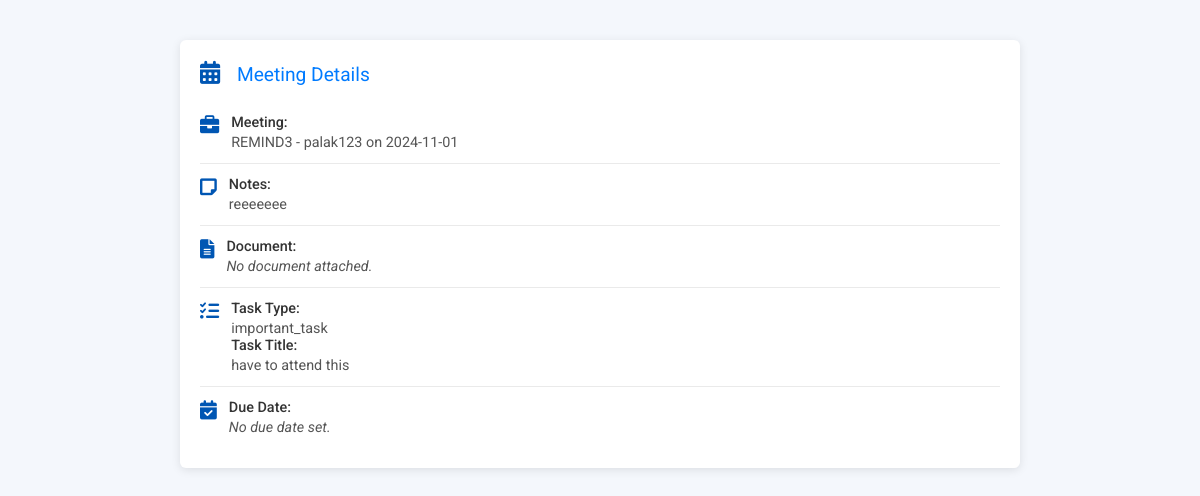
Page /meet/detail/1/ on the earlier database version.
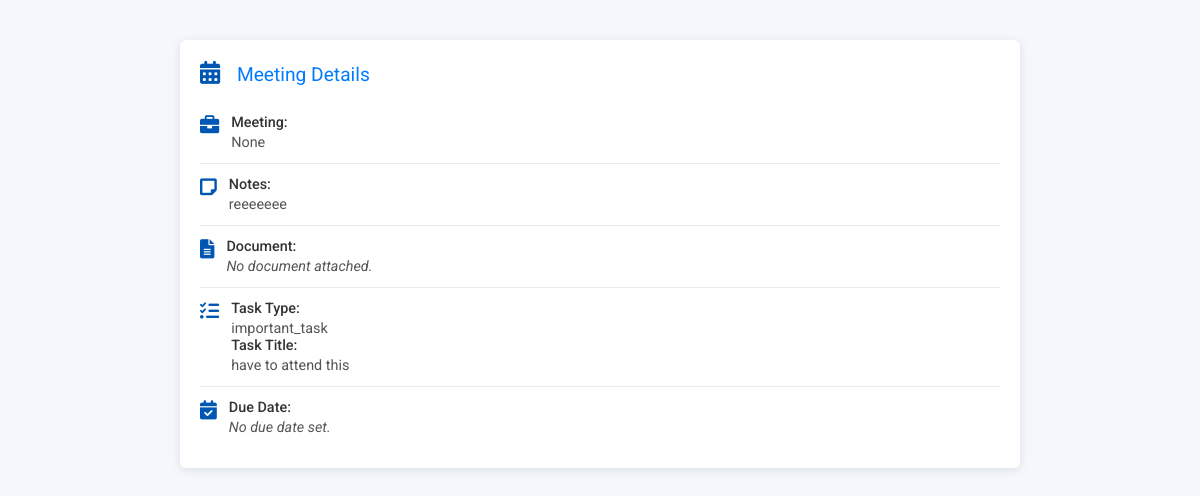
Same page on the later database version.
### meet/models.py (models this page shows)
class Docs(models.Model):
    meeting=models.ForeignKey(Meeting, null=True,on_delete=models.SET_NULL,related_name='docs')
    user=models.ForeignKey(User, null=True,on_delete=models.SET_NULL)
    notes=models.TextField(blank=True)
    documents=models.FileField(upload_to='mmeting_docs', blank=True)
    task=models.CharField(max_length=1000,null=True, blank=True)
    task_title=models.CharField(max_length=100, null=True, blank=True)
    due_date = models.DateTimeField(null=True, blank=True)

class Meeting(models.Model):
    title = models.CharField(max_length=100, null=True)
    date = models.DateField(null=True)
    time = models.TimeField(null=True)
    meeting_link=models.TextField(null=True)
    meeting_type=models.CharField(max_length=100, choices=(('Task','Task'),('Standup','Standup'),('Personal','Personal'),('Team','Team')), null=True)
    user = models.ForeignKey(User, on_delete=models.CASCADE, null=True)
    admin = models.ForeignKey(User, related_name='admin_user', on_delete=models.CASCADE, null=True)
    def __str__(self):
        return f"{self.title} - {self.user.username} on {self.date}"

### meet/views.py (the view)
# urls.py: path('detail/<int:pk>/', detail_stuff_view, name='detail'),
def detail_stuff_view(request,pk):
    stuff=get_object_or_404(Docs, pk=pk)
    return render(request,'task/detail_tuff.html',{'stuff':stuff})

### meet/templates/task/detail_tuff.html (shortened to what this page needs)
<!DOCTYPE html>
<html lang="en">
<head>
  <link rel="stylesheet" href="https://cdnjs.cloudflare.com/ajax/libs/font-awesome/6.0.0-beta3/css/all.min.css">
</head>
<body>
<div class="container">
  <div class="header">
    <span class="icon"><i class="fas fa-calendar-alt"></i></span>
    Meeting Details
  </div>
  <div class="detail-item">
    <span class="icon"><i class="fas fa-briefcase"></i></span>
    <div class="content">
      <strong>Meeting:</strong>
      <p>{{ stuff.meeting }}</p>
    </div>
  </div>
  <div class="detail-item">
    <span class="icon"><i class="fas fa-sticky-note"></i></span>
    <div class="content">
      <strong>Notes:</strong>
      {% if stuff.notes %}
        <p>{{ stuff.notes }}</p>
      {% else %}
        <p class="no-content">No notes attached.</p>
      {% endif %}
    </div>
  </div>
  <div class="detail-item">
    <span class="icon"><i class="fas fa-file-alt"></i></span>
    <div class="content">
      <strong>Document:</strong>
      {% if stuff.documents %}
        <a href="{{ stuff.documents.url }}" target="_blank">View Document</a>
      {% else %}
        <p class="no-content">No document attached.</p>
      {% endif %}
    </div>
  </div>
  <div class="detail-item">
    <span class="icon"><i class="fas fa-tasks"></i></span>
    <div class="content">
      <strong>Task Type:</strong>
      {% if stuff.task %}
        <p>{{ stuff.task }}</p>
      {% else %}
        <p class="no-content">No task type specified.</p>
      {% endif %}
      {% if stuff.task_title %}
        <p><strong>Task Title:</strong> {{ stuff.task_title }}</p>
      {% endif %}
    </div>
  </div>
  <div class="detail-item">
    <span class="icon"><i class="fas fa-calendar-check"></i></span>
    <div class="content">
      <strong>Due Date:</strong>
      {% if stuff.due_date %}
        <p>{{ stuff.due_date }}</p>
      {% else %}
        <p class="no-content">No due date set.</p>
      {% endif %}
    </div>
  </div>
</div>
</body>
</html>

Differences in the rows shown:
changed Docs "reeeeeee": meeting "REMIND3 - palak123 on 2024-11-01" → "None"
